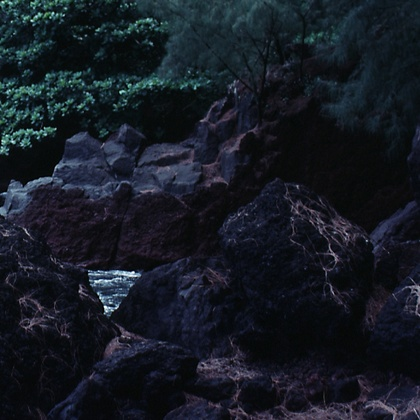
%> input picture Fig6.35(5).jpg, 420 x 420 px, shrunk from 697 x 697 before the run
$ octave P3.m   (GNU Octave 9; MATLAB toolbox functions it lacks are replaced by stand-ins)
%> lines starting %> are read from the running program, lines starting %| are printed output that depends on the picture
### equalization.m
function [e_freq,e_img]=equalization(img)
%% histogram
[rows, cols, colors]= size(img);
freq=zeros(rows*cols,1);
for i=1:rows
    for j=1:cols
          freq(img(i,j)+1)=freq((img(i,j))+1)+1;
    end
end
% bar(freq)
%% histo equalization
cumFreq=cumsum(freq);
eq_histo=round(255*((cumFreq)-min(cumFreq))/(rows*cols-min(cumFreq)));
% eq_histo=round(cumFreq/cumFreq(256)*255);

e_img=[];
for i=1:rows
    for j=1:cols
        e_img(i,j)=eq_histo(img(i,j)+1);
    end
end

img=e_img;
[rows, cols, colors]= size(img);
e_freq=zeros(256,1);
for i=1:rows
    for j=1:cols
          e_freq(img(i,j)+1)=e_freq(img(i,j)+1)+1;
    end
end
% bar(e_freq)

### P3.m
close all
clear all
RGB=imread('Fig6.35(5).jpg');
%> RGB is the input picture: size 420x420x3 uint8; mean R, G, B 21.9, 27.4, 36.1
[rows, cols, colors]= size(RGB);
%> rows = 420; cols = 420; colors = 3
R = (RGB(:,:,1));
G = (RGB(:,:,2));
B = (RGB(:,:,3));
figure;title('Red');hold on;imshow(uint8(R))
figure;title('Green');hold on;imshow(uint8(G))
figure;title('Blue');hold on;imshow(uint8(B))

%% RGB equilization
[e_freq_R,R_equi]=equalization(R);
%> after the loop in equalization, `for i=1:rows`:
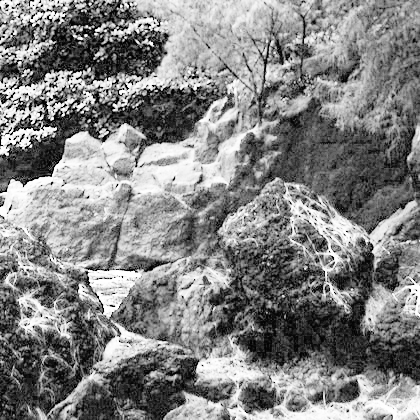
%> e_img: size 420x420 double; min 0, max 255, mean 131.1
%> after the loop in equalization, `for i=1:rows`: e_freq = 256 values, max 11072 at index 49, min 0 at index 4, mean 689.1
%> e_freq_R has the same summary as e_freq in equalization
[e_freq_G,G_equi]=equalization(G);
%> after the loop in equalization (call 2), `for i=1:rows`:
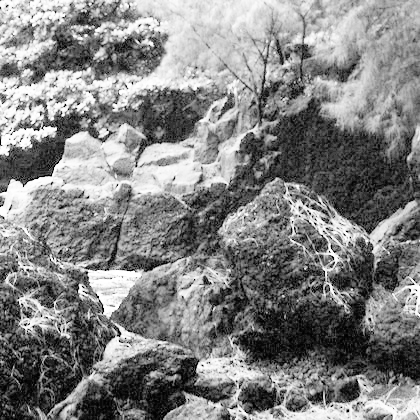
%> e_img: size 420x420 double; min 0, max 255, mean 131.1; mean of the top-left, top-right, bottom-left and bottom-right quarters 165.9, 134.6, 115.1, 108.8
%> after the loop in equalization (call 2), `for i=1:rows`: e_freq = 256 values, max 12182 at index 52, min 0 at index 4, mean 689.1
%> e_freq_G has the same summary as e_freq in equalization
[e_freq_B,B_equi]=equalization(B);
%> after the loop in equalization (call 3), `for i=1:rows`:
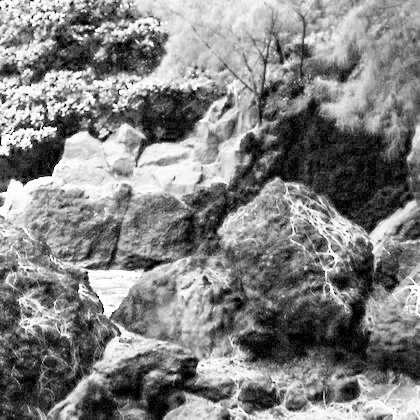
%> e_img: size 420x420 double; min 0, max 255, mean 129.8
%> after the loop in equalization (call 3), `for i=1:rows`: e_freq = 256 values, max 6952 at index 37, min 0 at index 4, mean 689.1
%> e_freq_B has the same summary as e_freq in equalization
RGB_RGB_equi=cat(3,R_equi,G_equi,B_equi);

figure;title('Red Histogram');hold on;bar(e_freq_R);
figure;title('equi-Red');hold on;imshow(uint8(R_equi));
figure;title('Green Histogram');hold on;bar(e_freq_G);
figure;title('equi-Green');hold on;imshow(uint8(G_equi));
figure;title('Blue Histogram');hold on;bar(e_freq_B);
figure;title('equi-Blue');hold on;imshow(uint8(B_equi));

figure;title('RGB from combination of equi-R,equi-G,equi-B');hold on;imshow(uint8(RGB_RGB_equi));
%% convert RGB2HSI

R_norm = double(R)/256;
G_norm = double(G)/256;
B_norm = double(B)/256;

a=0.5*((R_norm-G_norm)+(R_norm-B_norm));
b=sqrt((R_norm-G_norm).^2+(R_norm-B_norm).*(G_norm-B_norm));
theta=acos(a./(b));

S=1-3*min(min(R_norm,G_norm),B_norm)./(R_norm+G_norm+B_norm);
I=(1/3)*(R_norm+G_norm+B_norm);

H=theta;
H(B_norm<=G_norm)=theta(B_norm<=G_norm);
H(B_norm>G_norm)=2*pi-theta(B_norm>G_norm);
H=H/(2*pi);

figure;title('Hue');hold on;imshow((H))
figure;title('Saturation');hold on;imshow(S)
figure;title('Intensity');hold on;imshow(I)

%% I equilization
%%%??? [e_freq_I,e_img]=equalization(round(I*100));
[e_freq_I,I_equi]=equalization(fix(I*255));
%> after the loop in equalization (call 4), `for i=1:rows`:
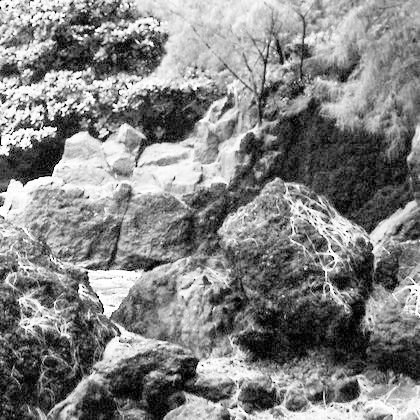
%> e_img: size 420x420 double; min 0, max 255, mean 130.8
%> after the loop in equalization (call 4), `for i=1:rows`: e_freq = 256 values, max 10171 at index 42, min 0 at index 3, mean 689.1
%> e_freq_I has the same summary as e_freq in equalization

figure;title('equi-Intensity');hold on;bar(e_freq_I);
%> after `bar(e_freq_I)`:
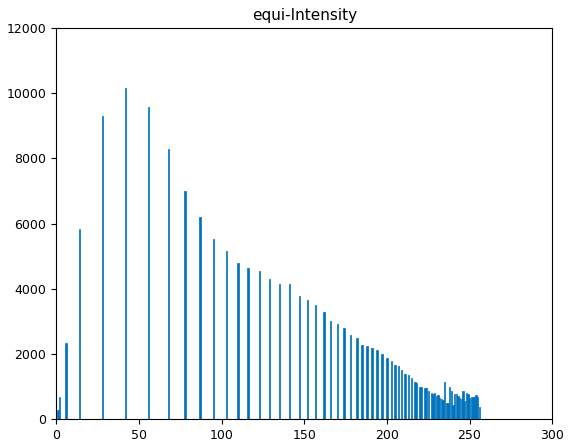
%> figure redrawn from the program's plot data; tallest bar 10171 high, from x = 41.6 to 42.4
figure;title('equi-Intensity');hold on;imshow(uint8(I_equi));

%% convert HSI2RGB
I=(I_equi/255);
[M,N]=size(I);
%> M = 420; N = 420

RR=zeros(M,N);
GG=zeros(M,N);
BB=zeros(M,N);
H=H*(2*pi);
% 0 <= theta <= 120=2*pi/3 ;
i=find((0<=H)&(H<2*pi/3));
%> i = 341 values from 3957 to 172398
BB(i)=I(i).*(1-S(i));
RR(i)=I(i).*(1+S(i).*cos(H(i))./cos(pi/3-H(i)));
GG(i)=3*I(i)-(RR(i)+BB(i));

% 2*pi/3 <= H <= 4*pi/3 ;
i=find((2*pi/3<=H)&(H<4*pi/3));
%> i = 138124 values from 1 to 176400
RR(i)=I(i).*(1-S(i));
GG(i)=I(i).*(1+S(i).*cos(H(i)-2*pi/3)./cos(pi-H(i)));
BB(i)=3*I(i)-(RR(i)+GG(i));
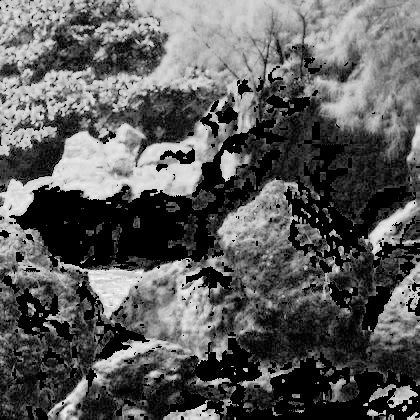
%> BB: size 420x420 double; min 0, max 1.4, mean 0.502; drawn with min black and max white

% 4*pi/3 <= H <= 2*pi ;
i=find((4*pi/3<=H)&(H<=2*pi));
%> i = 37175 values from 131 to 176397
GG(i)=I(i).*(1-S(i));
BB(i)=I(i).*(1+S(i).*cos(H(i)-4*pi/3)./cos(5*pi/3-H(i)));
RR(i)=3*I(i)-(GG(i)+BB(i));

RGB_HSI_RGB=cat(3,RR,GG,BB);


% figure;title('converted Red');hold on;imshow(double(RR))
% figure;title('converted Green');hold on;imshow(double(GG))
% figure;title('converted Blue');hold on;imshow(double(BB))
%
figure;title('RGB from combination of converted R,G,B');hold on;imshow((RGB_HSI_RGB));

diff=(RGB_RGB_equi/255)-(RGB_HSI_RGB);
figure;title('difference');hold on;imshow((diff));
%> after `imshow((diff))`:
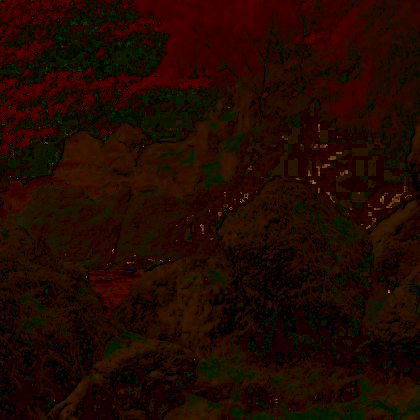
%> displayed picture: size 420x420x3, on the screen's scale of 0 to 255; mean R, G, B 32.1, 9.7, 0.4
